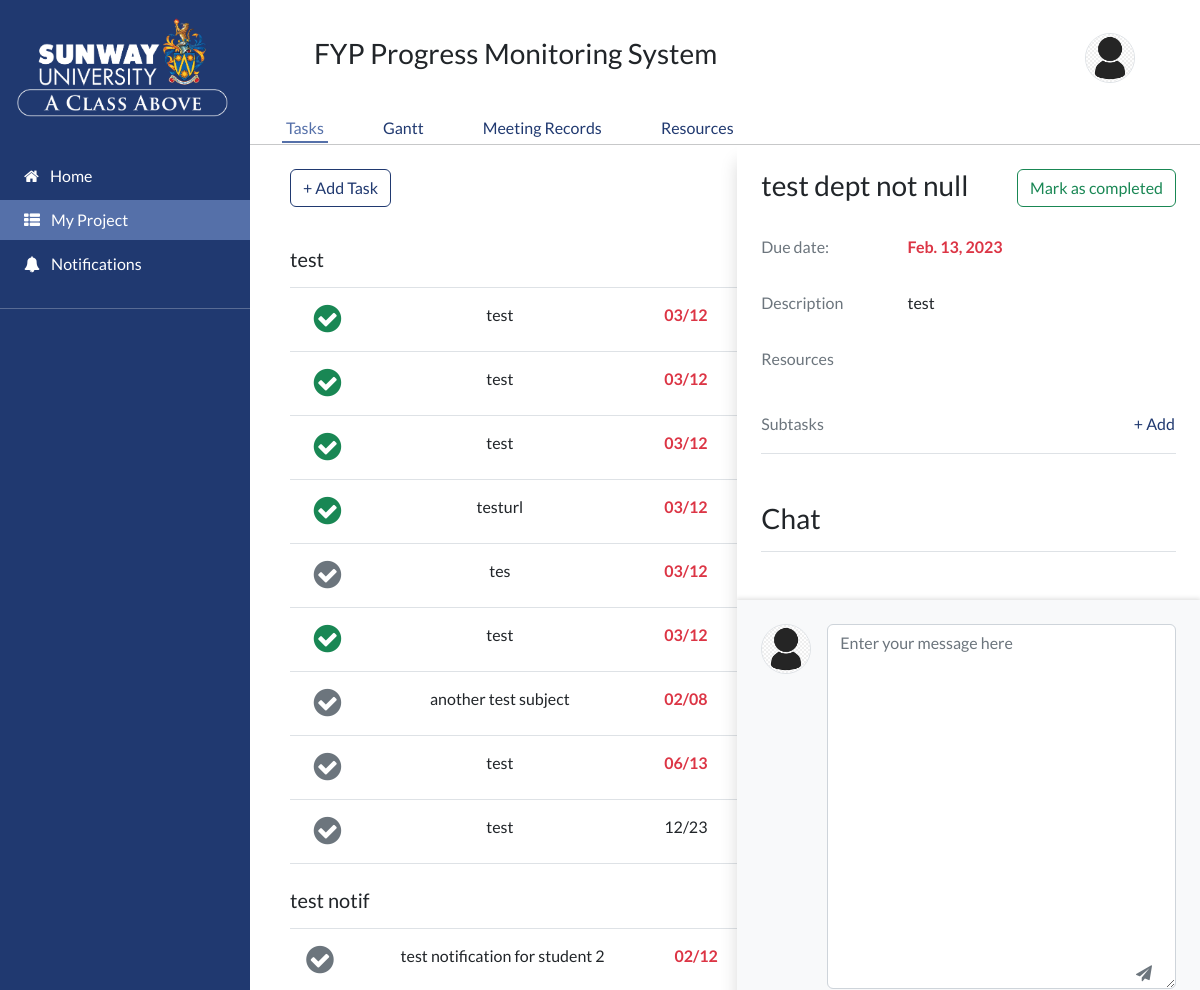
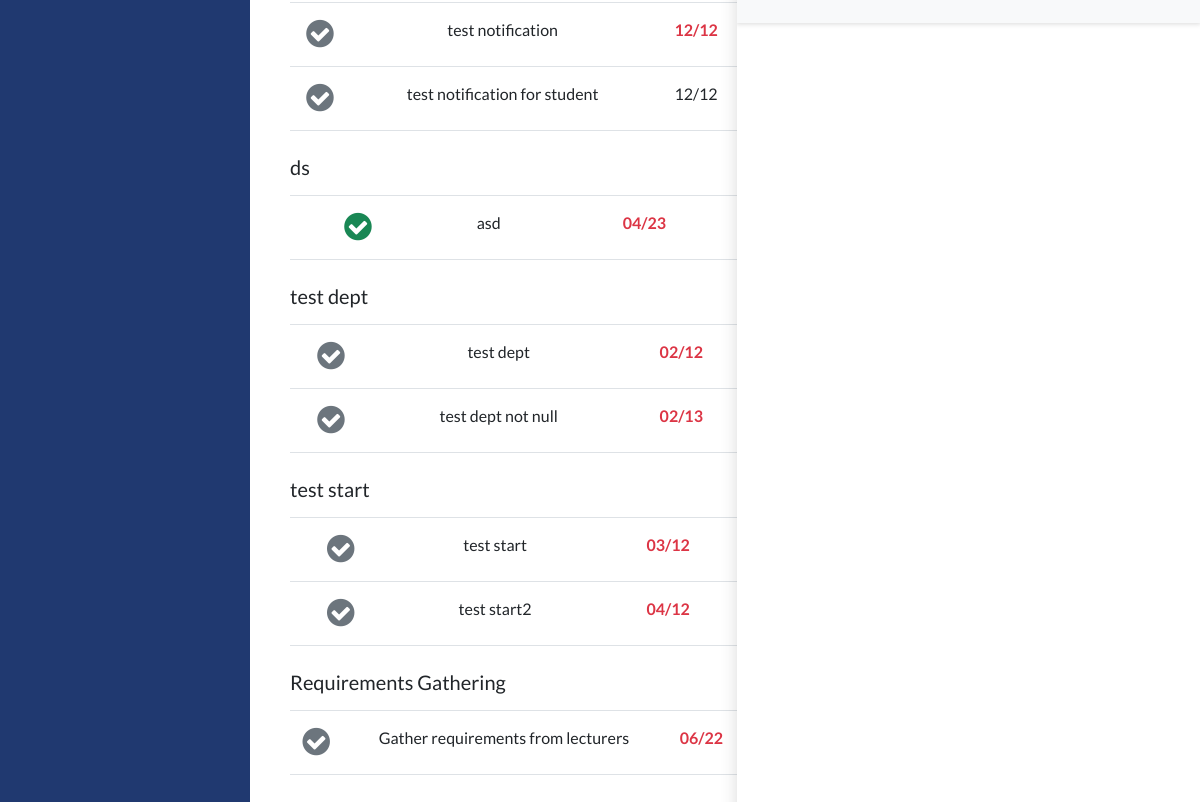
Screenshot of /project/1/tasks?task=19 (signed in) with the database file from the repository (2 pictures, top to bottom).
### PMS/models.py (models this page shows, shortened)
class Project(models.Model):
    project_title = models.CharField(max_length=128)
    def __str__(self):
        return self.project_title

class User(AbstractUser):
    class Role(models.TextChoices):
        ADMIN = "ADMIN", "Admin"
        STUDENT = "STUDENT", "Student"
        SUPERVISOR = "SUPERVISOR", "Supervisor"
    base_role = Role.ADMIN
    role = models.CharField(max_length=50, choices=Role.choices)
    picture = models.ImageField(upload_to="PMS/file/users", default="PMS/file/users/default_dp.png")

class Task(models.Model):
    project = models.ForeignKey(Project, on_delete=models.CASCADE)
    title = models.CharField(max_length=128)
    category = models.CharField(max_length=64)
    start_date = models.DateField()
    due_date = models.DateField()
    description = models.TextField()
    dependency = models.ForeignKey('self', null=True, blank=True, on_delete=models.CASCADE)
    completed = models.BooleanField()
    def is_overdue(self):
        return datetime.now().date() > self.due_date

### PMS/views.py (the view)
# urls.py: path('project/<int:project_id>/tasks', views.tasks, name="tasks"),
def tasks(request, project_id):
    if not request.user.is_authenticated:
        return HttpResponse("401 Forbidden", status=401)
    user_profile = get_user_profile(request.user)
    project_title = get_project_title(project_id)
    task_list = Task.objects.filter(project__id=project_id).order_by('due_date')
    subtask_list = Subtask.objects.filter(task__project__id=project_id)
    resource_list = Resource.objects.filter(project__id=project_id)
    message_list = TaskMessage.objects.filter(task__project__id=project_id)
    categories_with_duplicates = [task.category for task in task_list]
    categories = remove_duplicates_from_list(categories_with_duplicates)
    return render(request, "PMS/tasks.html", {
        "user_profile": user_profile,
        "project_id": project_id,
        "project_title": project_title,
        "new_task_form": NewTaskForm(),
        "task_list": task_list,
        "subtask_list": subtask_list,
        "resource_list": resource_list,
        "message_list": message_list,
        "categories": categories
    })

### PMS/forms.py
class NewTaskForm(ModelForm):
    class Meta:
        model = Task
        fields = ['title', 'category', 'start_date', 'due_date', 'description']
        widgets = {
            'title': TextInput(attrs={
                'class': "form-control mb-3"
            }),
            'category': TextInput(attrs={
                'class': "form-control mb-3"
            }),
            'start_date': DateInput(attrs={
                'class': "form-control mb-3"
            }),
            'due_date': DateInput(attrs={
                'class': "form-control mb-3"
            }),
            'description': TextInput(attrs={
                'class': "form-control mb-3"
            }),
        }

### PMS/views.py (called while the page is built)
def get_user_profile(user):
    if user.role == "STUDENT":
        return StudentProfile.objects.get(user=user)
    elif user.role == "SUPERVISOR":
        return SupervisorProfile.objects.get(user=user)

def get_project_title(project_id):
    return Project.objects.get(id=project_id)

def remove_duplicates_from_list(list):
    list_without_duplicates = []
    for element in list:
        if element not in list_without_duplicates:
            list_without_duplicates.append(element)
    return list_without_duplicates

### PMS/templates/PMS/tasks.html (shortened to what this page needs)
{% extends "PMS/logged_in_layout.html" %}
{% load static %}
{% block header_title %}
    {{ project_title }}
{% endblock %}
{% block project_nav %}
    <div class="project-nav ms-4 ps-2">
        <a href="{% url 'tasks' project_id %}" class="text-decoration-none p-1 me-5 border-bottom border-secondary border-2 text-secondary">Tasks</a>
        <a href="{% url 'gantt' project_id %}" class="text-decoration-none p-1 me-5">Gantt</a>
        <a href="{% url 'meeting_records' project_id %}" class="text-decoration-none p-1 me-5">Meeting Records</a>
        <a href="{% url 'resources' project_id %}" class="text-decoration-none p-1 me-5">Resources</a>
    </div>
{% endblock %}
{% block hr_spacing_adjustments %}
    mt-1 mb-0
{% endblock %}
{% block main_content %}
    <div class="d-flex">
        <div class="tasks-container overflow-auto w-50 ms-4 ps-3 pt-4">
            <button class="btn btn-outline-primary mb-3" data-bs-toggle="modal" data-bs-target="#addTaskModal">+ Add Task</button>
            {% for category in categories %}
                <h5 class="border-bottom pb-3 mt-4 mb-0">{{ category }}</h5>
                <table class="task-table table table-hover text-center" id="{{category}}-table">
                    <tbody>
                        {% for task in task_list %}
                            {% if task.category == category %}
                                <tr id="task-{{ task.id }}-row" data-task-id="{{ task.id }}">
                                    <td>
                                        <i class="
                                        fa
                                        fa-2x
                                        fa-check-circle
                                        task-completion
                                        {% if task.completed %}
                                            text-success
                                        {% else %}
                                            text-muted
                                        {% endif %}
                                        " data-task-id="{{ task.id }}"></i>
                                    </td>
                                    <td>{{ task.title }}</td>
                                    <td class="
                                        {% if task.is_overdue %}
                                            text-danger
                                            fw-bold
                                        {% endif %}
                                    ">{{ task.due_date |date:"m/d" }}</td>
                                </tr>
                            {% endif %}
                        {% endfor %}
                    </tbody>
                </table>
            {% endfor %}
        </div>
        {% for task in task_list %}
            <div class="w-50 shadow-left task-details-container overflow-auto d-none" id="task-{{ task.id }}-details">
                <div class="p-4">
                    <div class="d-flex justify-content-between mb-4">
                        <h3>{{ task.title }}</h3>
                        <form action="" method="post" class="d-inline toggle-completion-form">
                            {% if task.completed %}
                                <button class="btn btn-success complete-button" data-task-id="{{ task.id }}">Completed</button>
                            {% else %}
                                <button class="btn btn-outline-success complete-button" data-task-id="{{ task.id }}">Mark as completed</button>
                            {% endif %}
                        </form>
                    </div>
                    <div class="row my-3">
                        <p class="text-muted col-4">Due date:</p>
                        <p class="
                            col-8
                            {% if task.is_overdue %}
                                text-danger
                                fw-bold
                            {% endif %}
                        ">{{ task.due_date }}</p>
                    </div>
                    <div class="row my-3">
                        <p class="text-muted col-4">Description</p>
                        <p class="col-8">{{ task.description }}</p>
                    </div>
                    <div class="row my-3">
                        <p class="text-muted col-4">Resources</p>
                        <p class="col-8 text-primary fw-bold">
                        </p>
                    </div>
                    <div class="mt-2">
                        <div class="subtasks-header d-flex justify-content-between align-items-center border-bottom pb-3 mt-4">
                            <p class="text-muted mb-0">Subtasks</p>
                            <button class="btn text-primary p-0 m-0" data-bs-toggle="modal" data-bs-target="#addSubtask{{ task.id }}">+ Add</button>
                        </div>
                    </div>
                    <div class="mt-5" id="message-container-{{task.id}}">
                        <h3 class="border-bottom pb-3 mb-4">Chat</h3>
                    </div>
                </div>
                <div class="bg-light px-4 shadow-top d-flex h-25 py-4">
                    <img src="{{ user.picture.url }}" alt="" width="50px" height="50px" class="border rounded-circle me-3 user-picture">
                    <form action="" method="post" class="position-relative w-100">
                        <textarea class="form-control h-100 pb-4 message-box" name="message" placeholder="Enter your message here" required></textarea>
                        <i class="submit-new-message fa fa-paper-plane position-absolute bottom-0 end-0 mx-4 my-2 text-muted" data-task-id="{{ task.id }}"></i>
                    </form>
                </div>
            </div>
        {% endfor %}
    </div>
{% endblock %}

### PMS/templates/PMS/logged_in_layout.html (shortened to what this page needs)
{% extends "PMS/layout.html" %}
{% load static %}
{% block content %}
    <div class="d-flex">
        <div class="sidebar hidden flex-shrink-0 bg-primary text-white position-relative">
            <div class="container pb-4">
                <img src="{% static 'PMS/images/SU_logo.png' %}" alt="" width="100%">
            </div>
            <div class="nav-links">
                <a href="{% url 'home' %}" class="text-decoration-none text-white">
                    <div class="px-4 py-2 mb-1" id="home-link">
                        <i class="fa fa-home pe-2"></i> Home
                    </div>
                </a>
                {% if user.role == "STUDENT" %}
                <a href="{% url 'project' user_profile.project.id %}" class="text-decoration-none text-white">
                    <div class="px-4 py-2 my-1" id="projects-link">
                        <i class="fa fa-th-list pe-2"></i> My Project
                    </div>
                </a>
                {% endif %}
                <a href="{% url 'notifications' %}" class="text-decoration-none text-white">
                    <div class="px-4 py-2 my-1" id="notifications-link">
                        <i class="fa fa-bell pe-2"></i> Notifications
                    </div>
                </a>
            </div>
            <hr class="my-4">
        </div>
        <div class="w-100">
            <div class="mx-5 px-3 my-4 py-2 d-flex justify-content-between align-items-center">
                <h3>{% block header_title %} {% endblock %}</h3>
                <button class="btn p-0 m-0" data-bs-toggle="dropdown">
                    <img src="{{ user.picture.url }}" alt="" width="50px" class="border rounded-circle">
                </button>
            </div>
            {% block project_nav %}
            {% endblock %}
            <hr class="{% block hr_spacing_adjustments %} {% endblock %}">
            {% block main_content %}
            {% endblock %}
        </div>
    </div>
{% endblock %}

### PMS/static/PMS/styles/styles.css (style rules this page uses)
th, td { padding-top: 15px !important; padding-bottom: 15px !important; }
.sidebar { width: 250px; min-height: 100vh; }
.cp1-projects tbody tr, .cp2-projects tbody tr, .meeting-records tbody tr, .task-table tbody tr, .resource-table tbody tr, .subtask-table i, .home-task-container > div { cursor: pointer; }
.tasks-container, .task-details-container, .resources-container, .resource-details-container { height: calc(100vh - 128px); }

### rows the page displays
Project: project_title "FYP Progress Monitoring System"
User: picture (placeholder picture)
Task: categories "test", completed True (drawn), title "test", due_date "03/12"
Task: completed True (drawn), title "test", due_date "03/12"
Task: completed True (drawn), title "test", due_date "03/12"
Task: completed True (drawn), title "testurl", due_date "03/12"
Task: completed False (drawn), title "tes", due_date "03/12"
Task: completed True (drawn), title "test", due_date "03/12"
Task: completed False (drawn), title "another test subject", due_date "02/08"
Task: completed False (drawn), title "test", due_date "06/13"
Task: completed False (drawn), title "test", due_date "12/23"
Task: categories "test notif", completed False (drawn), title "test notification for student 2", due_date "02/12"
Task: completed False (drawn), title "test notification", due_date "12/12"
Task: completed False (drawn), title "test notification for student", due_date "12/12"
Task: categories "ds", completed True (drawn), title "asd", due_date "04/23"
Task: categories "test dept", completed False (drawn), title "test dept", due_date "02/12"
Task: completed False (drawn), title "test dept not null", due_date "02/13", due_date "Feb. 13, 2023", description "test", picture (placeholder picture)
Task: categories "test start", completed False (drawn), title "test start", due_date "03/12"
Task: completed False (drawn), title "test start2", due_date "04/12"
Task: categories "Requirements Gathering", completed False (drawn), title "Gather requirements from lecturers", due_date "06/22"
